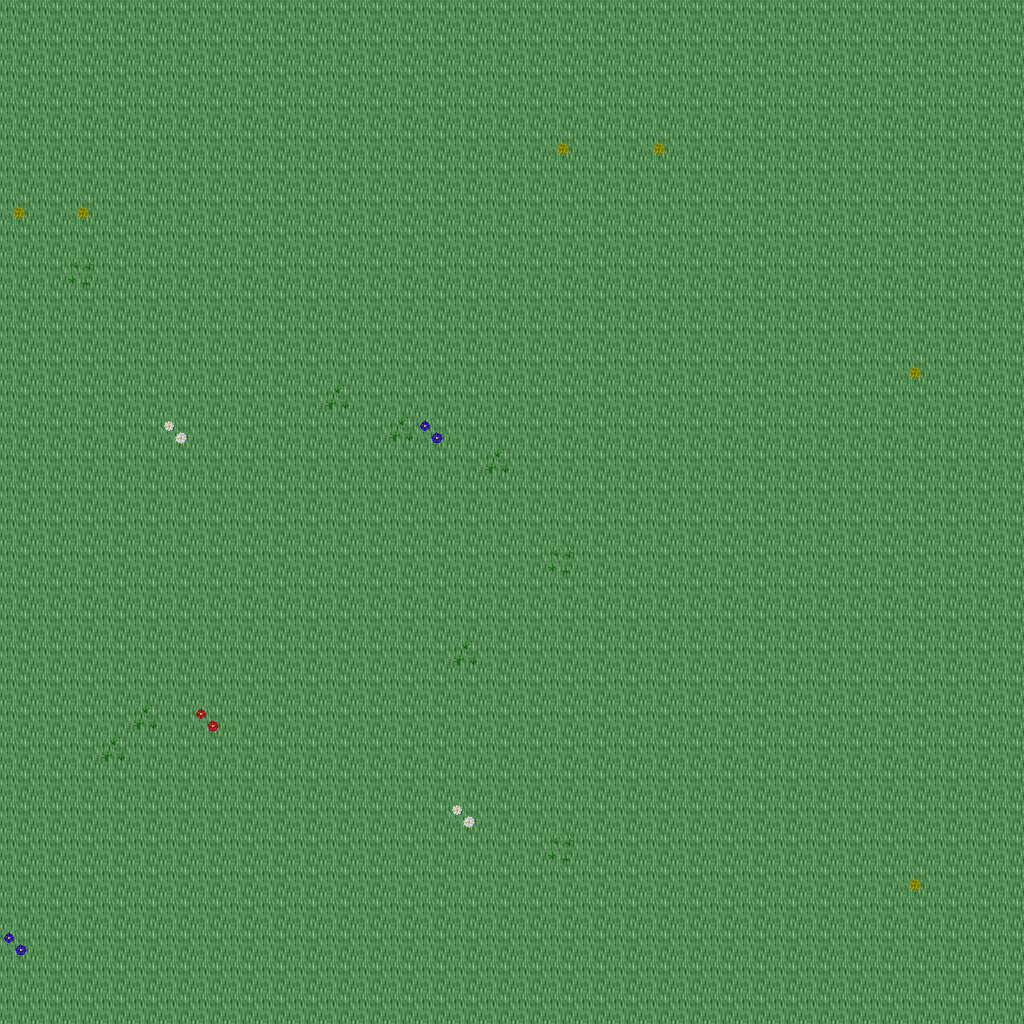

This game map was drawn from its Tiled (.tmx) file and the tilesets committed beside it. A one-line description and the trimmed map source follow:
An orthogonal 32x32 tile map with 32x32 px tiles, 5 tile layers (Ground, Objects, Objects2, Above, ...), 1 hidden layer not drawn, 28 tilesets.

<map version="1.10" tiledversion="1.11.0" orientation="orthogonal" renderorder="right-down" width="32" height="32" tilewidth="32" tileheight="32" infinite="0" nextlayerid="11" nextobjectid="1">
 <tileset firstgid="1" name="ground_ground" tilewidth="32" tileheight="32" tilecount="33" columns="3">
  <image source="../drawable/ground_ground.png" width="96" height="352" />
 </tileset>
 <tileset firstgid="34" name="ground_water_pool" tilewidth="32" tileheight="32" tilecount="72" columns="3">
  <image source="../drawable/ground_water_pool.png" width="96" height="768" />
 </tileset>
 <tileset firstgid="106" name="plant_flower_daisy_red" tilewidth="32" tileheight="32" tilecount="8" columns="2">
  <image source="../drawable/plant_flower_daisy_red.png" width="64" height="128" />
 </tileset>
 <tileset firstgid="114" name="plant_flower_daisy_white" tilewidth="32" tileheight="32" tilecount="8" columns="2">
  <image source="../drawable/plant_flower_daisy_white.png" width="64" height="128" />
 </tileset>
 <tileset firstgid="122" name="plant_flower_daisy_yellow" tilewidth="32" tileheight="32" tilecount="8" columns="2">
  <image source="../drawable/plant_flower_daisy_yellow.png" width="64" height="128" />
 </tileset>
 <tileset firstgid="130" name="plant_flower_daisy_blue" tilewidth="32" tileheight="32" tilecount="8" columns="2">
  <image source="../drawable/plant_flower_daisy_blue.png" width="64" height="128" />
 </tileset>
 <tileset firstgid="138" name="plant_grasses" tilewidth="32" tileheight="32" tilecount="6" columns="3">
  <image source="../drawable/plant_grasses.png" width="96" height="64" />
 </tileset>
 <tileset firstgid="144" name="plant_tree_tree_darkgreen" tilewidth="32" tileheight="32" tilecount="88" columns="8">
  <image source="../drawable/plant_tree_tree_darkgreen.png" width="256" height="352" />
 </tileset>
 <tileset firstgid="232" name="ground_grass_edges" tilewidth="32" tileheight="32" tilecount="36" columns="12">
  <image source="../drawable/ground_grass_edges.png" width="384" height="96" />
 </tileset>
 <tileset firstgid="268" name="ground_grass_corners" tilewidth="32" tileheight="32" tilecount="24" columns="6">
  <image source="../drawable/ground_grass_corners.png" width="192" height="128" />
 </tileset>
 <tileset firstgid="292" name="furniture_table_long_side_on_pale" tilewidth="32" tileheight="32" tilecount="3" columns="3">
  <image source="../drawable/furniture_table_long_side_on_pale.png" width="96" height="32" />
 </tileset>
 <tileset firstgid="295" name="plant_stump_stump_brown" tilewidth="32" tileheight="32" tilecount="4" columns="2">
  <image source="../drawable/plant_stump_stump_brown.png" width="64" height="64" />
 </tileset>
 <tileset firstgid="299" name="item_sign_large" tilewidth="32" tileheight="32" tilecount="15" columns="5">
  <image source="../drawable/item_sign_large.png" width="160" height="96" />
 </tileset>
 <tileset firstgid="314" name="plant_stump_small_stump" tilewidth="32" tileheight="32" tilecount="4" columns="2">
  <image source="../drawable/plant_stump_small_stump.png" width="64" height="64" />
 </tileset>
 <tileset firstgid="318" name="building_wall_bricked_edges" tilewidth="32" tileheight="32" tilecount="25" columns="5">
  <image source="../drawable/building_wall_bricked_edges.png" width="160" height="160" />
 </tileset>
 <tileset firstgid="343" name="logic_creature_orc" tilewidth="32" tileheight="32" tilecount="6" columns="6">
  <image source="../drawable/logic_creature_orc.png" width="192" height="32" />
 </tileset>
 <tileset firstgid="349" name="logic_creature_animal" tilewidth="32" tileheight="32" tilecount="32" columns="8">
  <image source="../drawable/logic_creature_animal.png" width="256" height="128" />
 </tileset>
 <tileset firstgid="381" name="logic_item_resources" tilewidth="32" tileheight="32" tilecount="6" columns="6">
  <image source="../drawable/logic_item_resources.png" width="192" height="32" />
 </tileset>
 <tileset firstgid="387" name="logic_creature_golem" tilewidth="32" tileheight="32" tilecount="4" columns="4">
  <image source="../drawable/logic_creature_golem.png" width="128" height="32" />
 </tileset>
 <tileset firstgid="391" name="logic_collision" tilewidth="32" tileheight="32" tilecount="1" columns="1">
  <image source="../drawable/logic_collision.png" width="32" height="32" />
 </tileset>
 <tileset firstgid="392" name="object_boat" tilewidth="32" tileheight="32" tilecount="42" columns="6">
  <image source="../drawable/object_boat.png" width="192" height="224" />
 </tileset>
 <tileset firstgid="434" name="furniture_table_long_front_on_pale" tilewidth="32" tileheight="32" tilecount="3" columns="1">
  <image source="../drawable/furniture_table_long_front_on_pale.png" width="32" height="96" />
 </tileset>
 <tileset firstgid="437" name="ground_green_paving" tilewidth="32" tileheight="32" tilecount="18" columns="3">
  <image source="../drawable/ground_green_paving.png" width="96" height="192" />
 </tileset>
 <tileset firstgid="455" name="logic_protection" tilewidth="32" tileheight="32" tilecount="2" columns="2">
  <image source="../drawable/logic_protection.png" width="64" height="32" />
 </tileset>
 <tileset firstgid="457" name="furniture_bed_double_peach" tilewidth="32" tileheight="32" tilecount="8" columns="2">
  <image source="../drawable/furniture_bed_double_peach.png" width="64" height="128" />
 </tileset>
 <tileset firstgid="465" name="furniture_bed_double_red" tilewidth="32" tileheight="32" tilecount="8" columns="2">
  <image source="../drawable/furniture_bed_double_red.png" width="64" height="128" />
 </tileset>
 <tileset firstgid="473" name="logic_creature_undead_skeleton" tilewidth="32" tileheight="32" tilecount="6" columns="6">
  <image source="../drawable/logic_creature_undead_skeleton.png" width="192" height="32" />
 </tileset>
 <tileset firstgid="479" name="logic_creature_undead_specter" tilewidth="32" tileheight="32" tilecount="6" columns="6">
  <image source="../drawable/logic_creature_undead_specter.png" width="192" height="32" />
 </tileset>
 <layer id="1" name="Ground" width="32" height="32">
  <data>[1024 cells, 1024 non-empty, 1 distinct tile ids]</data>
 </layer>
 <layer id="2" name="Objects" width="32" height="32">
  <data>[1024 cells, 20 non-empty, 6 distinct tile ids]</data>
 </layer>
 <layer id="3" name="Objects2" width="32" height="32">
  <data>[1024 cells, 0 non-empty, 0 distinct tile ids]</data>
 </layer>
 <layer id="4" name="Above" width="32" height="32">
  <data>[1024 cells, 0 non-empty, 0 distinct tile ids]</data>
 </layer>
 <layer id="5" name="Above2" width="32" height="32">
  <data>[1024 cells, 0 non-empty, 0 distinct tile ids]</data>
 </layer>
 <layer id="6" name="Walkable" width="32" height="32" visible="0">
  <data>[1024 cells, 0 non-empty, 0 distinct tile ids]</data>
 </layer>
 <objectgroup id="7" name="Mapevents" />
 <objectgroup id="8" name="Spawn" />
 <objectgroup id="9" name="Keys" />
 <objectgroup id="10" name="Replace" />
</map>
